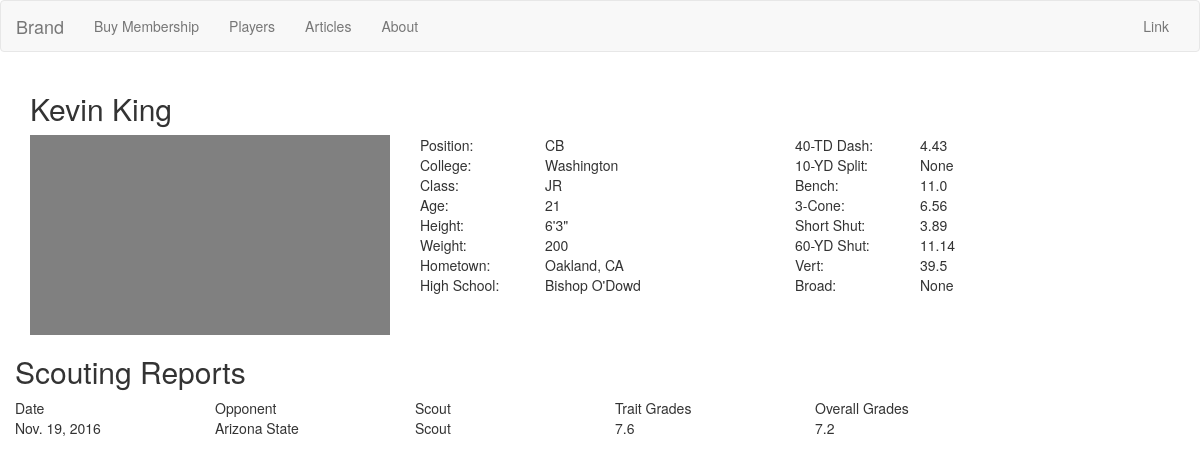
/player/1/, run on the app's committed database.
### player/models.py (models this page shows, shortened)
class Player(models.Model):
    name = models.CharField(max_length=100)
    position = models.CharField(max_length=2)
    school = models.ForeignKey(School)
    school_class = models.CharField(max_length=20)
    age = models.IntegerField()
    weight = models.IntegerField()
    height = models.CharField(max_length=100)
    hometown = models.CharField(max_length=100)
    highschool = models.CharField(max_length=100)
    fourty = models.FloatField(null=True,blank=True)
    ten_yard = models.FloatField(null=True,blank=True)
    bench = models.FloatField(null=True,blank=True)
    cone = models.FloatField(null=True,blank=True)
    short_shut = models.FloatField(null=True,blank=True)
    sixty = models.FloatField(null=True,blank=True)
    vertical = models.FloatField(null=True,blank=True)
    broad = models.FloatField(null=True,blank=True)

class School(models.Model):
    name = models.CharField(max_length=100)
    def __str__(self):
        return self.name

### report/models.py (models this page shows, shortened)
class Report(models.Model):
    player = models.ForeignKey(Player)
    game = models.ForeignKey(Game)
    athletic_ability = models.FloatField()
    athletic_ability_desc = models.TextField()
    football_intelligence = models.FloatField()
    football_intelligence_desc = models.TextField()
    toughness = models.FloatField()
    toughness_desc = models.TextField()
    play_speed = models.FloatField()
    play_speed_desc = models.TextField()
    pos_athletic_ability = models.FloatField()
    pos_athletic_ability_desc = models.TextField()
    pos_football_intelligence = models.FloatField()
    pos_football_intelligence_desc = models.TextField()
    pos_toughness = models.FloatField()
    pos_toughness_desc = models.TextField()
    pos_play_speed = models.FloatField()
    pos_play_speed_desc = models.TextField()
    strength = models.TextField()
    weakness = models.TextField()
    summary = models.TextField()
    @property
    def trait_avg(self):
        return (self.athletic_ability + self.football_intelligence + self.toughness + self.play_speed + self.football_intelligence ) / 5
    def pos_avg(self):
        return (self.pos_athletic_ability + self.pos_football_intelligence + self.pos_toughness + self.pos_play_speed + self.pos_football_intelligence ) / 5

class Game(models.Model):
    home = models.ForeignKey(School, related_name='home')
    away = models.ForeignKey(School, related_name='away')
    kickoff = models.DateTimeField()

### player/views.py (the view)
# urls.py: url(r'^player/(?P<pk>\d+)/$', PlayerDetailView.as_view(), name='player_detail_view'),
class PlayerDetailView(DetailView):
    model = Player

### templates/player/player_detail.html (shortened to what this page needs)
{% load staticfiles %}
<!DOCTYPE html>
<html>
  <head>
    <link rel="stylesheet" href="{% static 'css/bootstrap.css' %}" media="screen">
  </head>
  <body>
    <nav>
      <nav class="navbar navbar-default">
        <div class="container-fluid">
          <div class="navbar-header">
            <a class="navbar-brand" href="{% url 'dashboard_view' %}">Brand</a>
          </div>
          <div class="collapse navbar-collapse" id="bs-example-navbar-collapse-1">
            <ul class="nav navbar-nav">
              <li><a href="#">Buy Membership</a></li>
              <li><a href="{% url 'player_list_view' %}">Players</a></li>
              <li><a href="#">Articles</a></li>
              <li><a href="#">About</a></li>
            </ul>
            <ul class="nav navbar-nav navbar-right">
              <li><a href="#">Link</a></li>
            </ul>
          </div>
        </div>
      </nav>
    </nav>
    <div class="container">
      <h2>{{ object.name }}</h2>
      <div class="row">
        <div class="col-md-4">
          <div style="background-color:grey;height:200px;" class="box">
          </div>
        </div>
        <div class="col-md-8">
          <div class="col-md-2">
            <div class="row">Position:</div>
            <div class="row">College:</div>
            <div class="row">Class:</div>
            <div class="row">Age:</div>
            <div class="row">Height:</div>
            <div class="row">Weight:</div>
            <div class="row">Hometown:</div>
            <div class="row">High School:</div>
          </div>
          <div class="col-md-4">
            <div class="row">{{ player.position }}</div>
            <div class="row">{{ player.school }}</div>
            <div class="row">{{ player.school_class }}</div>
            <div class="row">{{ player.age }}</div>
            <div class="row">{{ player.height }}</div>
            <div class="row">{{ player.weight }}</div>
            <div class="row">{{ player.hometown }}</div>
            <div class="row">{{ player.highschool }}</div>
          </div>
          <div class="col-md-2">
            <div class="row">40-TD Dash:</div>
            <div class="row">10-YD Split:</div>
            <div class="row">Bench:</div>
            <div class="row">3-Cone:</div>
            <div class="row">Short Shut:</div>
            <div class="row">60-YD Shut:</div>
            <div class="row">Vert:</div>
            <div class="row">Broad:</div>
          </div>
          <div class="col-md-4">
            <div class="row">{{ player.fourty }}</div>
            <div class="row">{{ player.ten_yard }}</div>
            <div class="row">{{ player.bench }}</div>
            <div class="row">{{ player.cone }}</div>
            <div class="row">{{ player.short_shut }}</div>
            <div class="row">{{ player.sixty }}</div>
            <div class="row">{{ player.vertical }}</div>
            <div class="row">{{ player.broad }}</div>
          </div>
          <div class="col-md-6">
          </div>
        </div>
      </div>
      <div class="row">
        <h2>Scouting Reports</h2>
        <div class="row">
          <div class="col-md-2">Date</div>
          <div class="col-md-2">Opponent</div>
          <div class="col-md-2">Scout</div>
          <div class="col-md-2">Trait Grades</div>
          <div class="col-md-2">Overall Grades</div>
        </div>
        {% for report in player.report_set.all %}
        <div class="row">
          <div class="col-md-2">
            {{ report.game.kickoff.date }}
          </div>
          <div class="col-md-2">
            {% if report.game.home == player.school %}
            {{ report.game.away }}
            {% else %}
            {{ report.game.home }}
            {% endif %}
          </div>
          <div class="col-md-2">
            Scout
          </div>
          <div class="col-md-2">
            {{ report.trait_avg }}
          </div>
          <div class="col-md-2">
            {{ report.pos_avg }}
          </div>
        </div>
        {% endfor %}
      </div>
    </div>
  </body>
</html>

### data on the page
Player: name "Kevin King", position "CB", school "Washington", school_class "JR", age "21", height "6'3\"", weight "200", hometown "Oakland, CA", highschool "Bishop O'Dowd", fourty "4.43", ten_yard "None", bench "11.0", cone "6.56", short_shut "3.89", sixty "11.14", vertical "39.5", broad "None"
Report: game.kickoff "Nov. 19, 2016", game.away "Arizona State", trait_avg "7.6", pos_avg "7.2"
